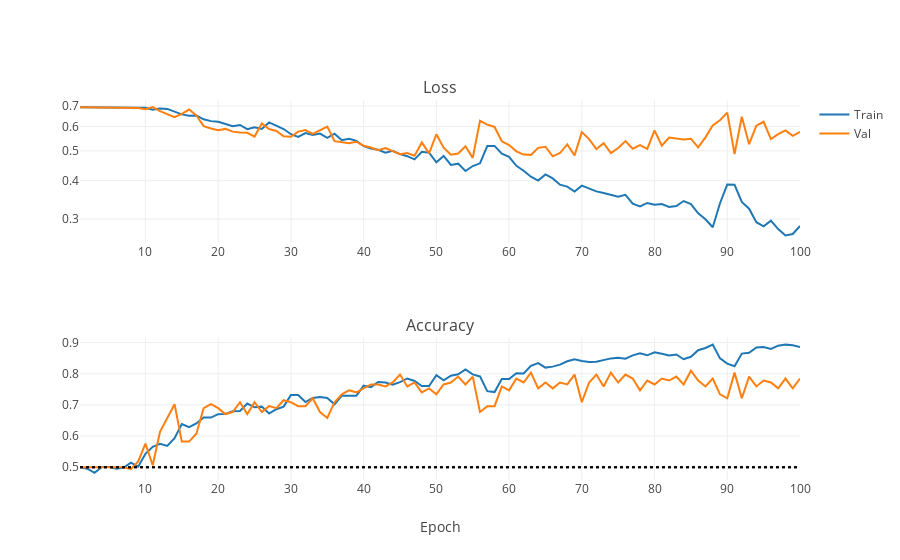

Notebook code for this chart:
### Markdown cell above
Ok, now it's just memorizing again. Let's use dropout to prevent overfitting. We set dropout probability to 50%.

### Code cell
iplot(plot_training_stats("/DATA/Dropbox/LOOTRPV/Personal_programming/MachineLearning/Tutorials/ImageRecognition/NNs/ZFNet_logs/3_dropout.log"))
